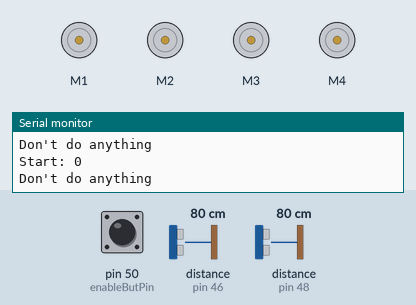
Bench run of a sketch on a simulated Arduino Mega 2560, built with avr-gcc and run on an emulated ATmega2560. Parts: 4 × DC motor (green arrow = forward, orange = backward, longer = faster), the last lines printed to the serial monitor. The inputs (shaded band) are chosen by the test bench; at power-on: pin 50 (enableButPin) LOW, distance to the obstacle (sensors on pin 48, pin 46) 80 cm. The echo pulse lasts 58.3 µs per cm.

Above: at 2.8 s.
2.9 s: pin 50 (enableButPin) pulled HIGH for 1.2 s
At 4.5 s:
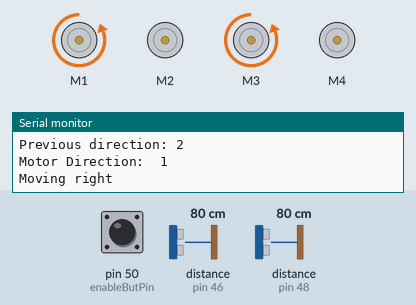
5.6 s: distance to the obstacle (sensor on pin 48) set to 14 cm
7.5 s: distance to the obstacle (sensor on pin 48) set to 11 cm
At 12.5 s:
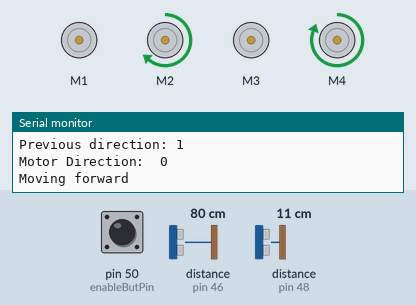
Timing chart, 0 to 14.0 s (numbered marks = the images above; inputs shaded):
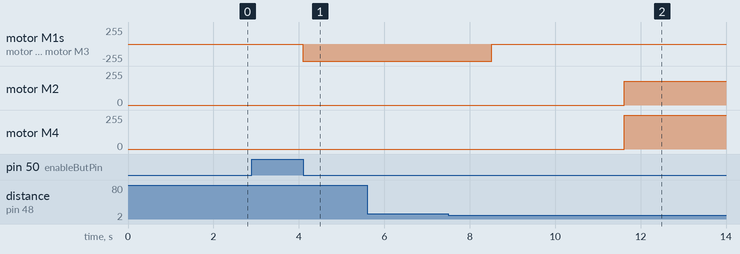

The sketch:

driveToLocation.ino
```cpp
#include <AFMotor.h>

// define constants for sonar sensors
const int echoPin[] = {
  46,48,50,52}; // Echo Pin
const int trigPin[] = {
  47,49,51,53}; // Trigger Pin

const float distanceConstant = 58.2;

int maxRange = 12;

//define objects for motors
AF_DCMotor frontMotor(1);
AF_DCMotor leftMotor(2);
AF_DCMotor backMotor(3);
AF_DCMotor rightMotor(4);

long duration, distance;

int dir = 1; // 0 - front, 1 - right, 2 - back, 3 - left
int prevDir = 2;
int sensorNum = 1;

//enable pin to start
boolean start;
const int enableButPin = 50;
int enableState = 0;
int prevEnableState = 0;

void setup()
{
  Serial.begin(9600);

  for (int i = 0; i < 4; i++)
  {
    pinMode(trigPin[i], OUTPUT);
    pinMode(echoPin[i], INPUT);
  }
  pinMode(enableButPin, INPUT);

  frontMotor.run(RELEASE);
  leftMotor.run(RELEASE);
  backMotor.run(RELEASE);
  rightMotor.run(RELEASE);
}

void loop()
{
  enableState = digitalRead(enableButPin);
  delay(1);
  if(enableState != prevEnableState)
  {
    if(enableState)
      start = 1;
  }
  Serial.print("Start: ");
  Serial.println(start);

  if(start)
  {
    //Every iteration, check distance to wall
    sensor(sensorNum);
    Serial.print("Sensor Number: ");
    Serial.println(sensorNum);

    // diagnostic outputs
    Serial.print("The distance is: ");
    Serial.println(distance);
    Serial.print("Previous direction: ");
    Serial.println(prevDir);

    Serial.print("Motor Direction:  ");
    Serial.println(dir);

    // function call to determine if at wall or not
    keepDriving();
  }
  else
  {
    Serial.println("Don't do anything");
    delay(1000);
  }
}

// Function to turn off motors, before switching directions
void turnMotorsOff()
{
  // Write low to all enable pins on H-bridge (0 volts)
  frontMotor.run(RELEASE);
  leftMotor.run(RELEASE);
  backMotor.run(RELEASE);
  rightMotor.run(RELEASE);

  Serial.println("Motors off?");
  delay(1000);
}

void keepDriving()
{
  // At designated location
  if (distance <= maxRange)
  {
    turnMotorsOff(); // turn motors off before making decision, so it doesn't keep driving

    if(dir == 1) // If going right, switch to going forward (for first hopper and first instance)
    {
      Serial.println("Got to first checkpoint");
      delay(1000);
      prevDir = dir;
      dir = 0;
      sensorNum = 0;
    }
    else if (dir == 0) // If going forward, switch to going left
    {
        Serial.println("Going to board");
        delay(1000);
        prevDir = dir;
        dir = -1;
        sensorNum = 1;
        maxRange = 12;
    }
    else if (dir == 2)
    {
      Serial.println("At game board!");
      delay(1000);
      prevDir = dir;
      dir = -1;
      sensorNum = 1; // There needs to be some logic here to then place ball and return to last hopper
      maxRange = 12;
    }
    else if (dir == -1) // stop running
    {
      turnMotorsOff();
    }
  }
  else if (distance >= maxRange){ // Not close enough, keep driving in direction
    movement(dir);
  }
}

void movement(int motorDirection)//0 is forward, 1 is right, 2 is back, 3 is left, -1 is nothing
{
  // direct motors to turn in appropriate direction and speed
  if (motorDirection == 0 || motorDirection == 2)
  {
    leftMotor.setSpeed(180);
    rightMotor.setSpeed(255);
    if(motorDirection == 0)
    {
      Serial.println("Moving forward");
      delay(1000);
      leftMotor.run(FORWARD);
      rightMotor.run(FORWARD);
    }
    else
    {
      Serial.println("Moving back");
      delay(1000);
      leftMotor.run(BACKWARD);
      rightMotor.run(BACKWARD);
    }
  }
  else if(motorDirection == 1 || motorDirection == 3)
  {
    frontMotor.setSpeed(255);
    backMotor.setSpeed(255);
    if(motorDirection == 1)
    {
      Serial.println("Moving right");
      delay(1000);
      frontMotor.run(BACKWARD);
      backMotor.run(BACKWARD);
    }
    else
    {
      Serial.println("Moving left");
      delay(1000);
      frontMotor.run(FORWARD);
      backMotor.run(FORWARD);
    }
  }
  else
  {
    Serial.println("Don't need to move");
    turnMotorsOff();
  }
}

// function for determining distance to wall/objects
void sensor(int sensorNum)
{
  digitalWrite(trigPin[sensorNum], LOW);
  delayMicroseconds(2);

  digitalWrite(trigPin[sensorNum], HIGH);
  delayMicroseconds(10);

  digitalWrite(trigPin[sensorNum], LOW);
  duration = pulseIn(echoPin[sensorNum], HIGH);

  //Calculate the distance (in cm) based on the speed of sound.
  distance = duration/distanceConstant;

  delay(50);
}
```

Measured:
- the behaviour switches between 13 and 12 cm on distance to the obstacle (sensor on pin 48) (found by bisection; images 1 and 2)
- after the input at 2.9 s, motor M1, motor M3: stopped → backward 255/255 after 1.2 s
- after the input at 7.5 s, motor M1, motor M3: backward 255/255 → stopped after 1.0 s; motor M2: stopped → forward 180/255 after 4.1 s; motor M4: stopped → forward 255/255 after 4.1 s
